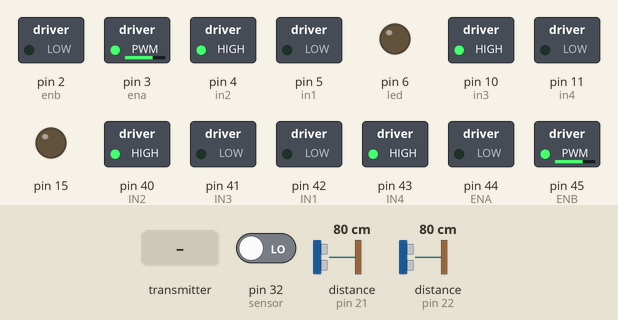
Recording of a sketch running on a simulated Arduino Mega 2560, built with avr-gcc and run on an emulated ATmega2560. Shown: switched loads named in the sketch (green lamp = pin HIGH), output pins drawn as LEDs (lit = HIGH). Wiring (inferred from the names in the program): 2 × ultrasonic range finder: trigger pin 19, echo pin 21 / trigger pin 20, echo pin 22. Dashed ring = blinking. The test bench sets the inputs (shaded band); at power-on: distance to the obstacle (sensors on pin 21, pin 22) 80 cm, pin 32 (sensor) LOW. The echo pulse lasts 58.3 µs per cm; no radio packets arrive unless stated; pins used as bus, display or sensor lines are not drawn.

Above: at 1.2 s.
1.3 s: distance to the obstacle (sensor on pin 21) set to 19 cm
2.8 s: distance to the obstacle (sensor on pin 21) set to 15 cm
At 3.4 s:
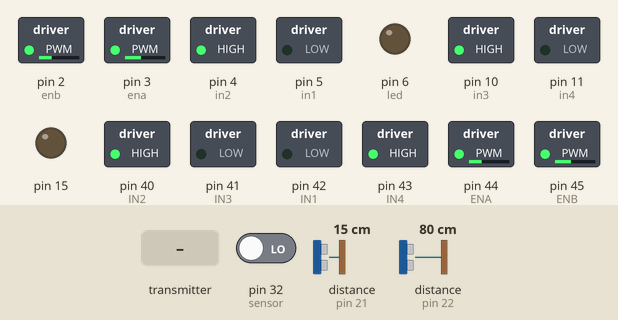
5.8 s: the transmitter starts sending values.0 = 1023
At 6.6 s:
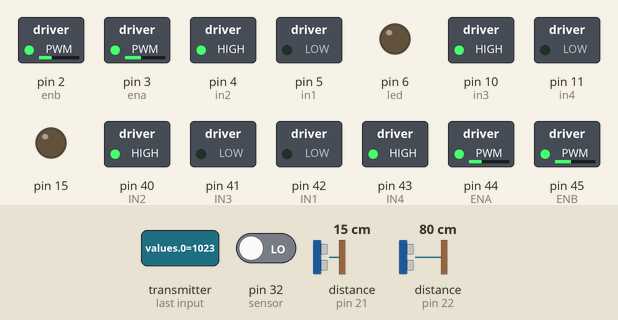
8.8 s: the transmitter starts sending values.1 = 256
11.8 s: the transmitter starts sending values.0 = 0
At 13.0 s:
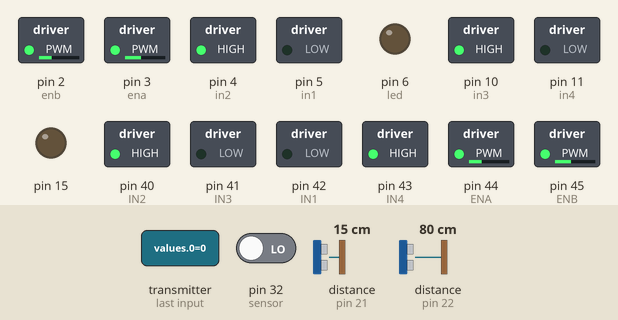
14.8 s: the transmitter starts sending values.1 = 512
Timing chart, 0 to 18.8 s (numbered marks = the images above; inputs shaded):
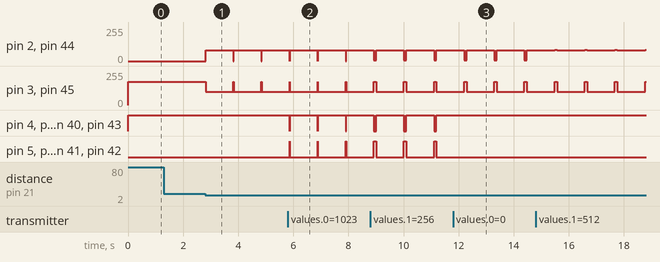

The sketch:

car.ino
```cpp
#include <SPI.h>
#include <nRF24L01.h>
#include <RF24.h>

RF24 radio(7, 8); // CE, CSN

const byte addresses[][6] = {"0000A", "0000B"};
const int led = 6;
const int ledgnd = A1;
// alla värden för motorerna
int ena = 3;
int enb = 2;
int ENA = 44;
int ENB = 45;
int diff = 70;
int in1 = 5; // Bake vänster
int in2 = 4;
int in3 = 10; // Bake höger
int in4 = 11;
int IN1 = 42; // Framme höger
int IN2 = 40;
int IN3 = 41; // Framme vänster
int IN4 = 43;
int x;
int y;
int values[3];
int motorValuea = 0;
int motorValueb = 0;
int motorValueA = 0;
int motorValueB = 0;
unsigned long startMillis;
unsigned long currentMillis;
const unsigned long period = 5; // perioden för rc-kommunikationen
bool ackn = false;

// alla värden för velocity()
int sensor = 32;
int steps = 0;
int steps_old = 0;
float temp = 0;
float rps = 0;
float v = 0;
const unsigned long v_period = 10; // perioden för hastightesmätningen
unsigned long v_startMillis; // velocity_startMillis
unsigned long endMillis; // velocity_currentMillis

// alla värden för obstacle
int trigPin1 = 19;
int trigPin2 = 20;
int echoPin1 = 21;
int echoPin2 = 22;

void setup(){
  pinMode(ledgnd, OUTPUT);
  pinMode(led, OUTPUT);
  pinMode(28, OUTPUT);
  pinMode(15, OUTPUT);
  pinMode(16, OUTPUT);
  pinMode(17, OUTPUT);
  pinMode(18, OUTPUT);
  pinMode(trigPin1, OUTPUT);
  pinMode(trigPin2, OUTPUT);
  pinMode(echoPin1, INPUT);
  pinMode(echoPin2, INPUT);
  digitalWrite(14, LOW);
  digitalWrite(15, LOW);
  digitalWrite(16, LOW);
  digitalWrite(17, HIGH);
  digitalWrite(18, HIGH);
  Serial.begin(9600);
  radio.begin();
  radio.openWritingPipe(addresses[0]); // 00001 = kontrollerns adress
  radio.openReadingPipe(1, addresses[1]); // 00002 = "vår adress"
  radio.setPALevel(RF24_PA_HIGH);
  // motorernas pins
  pinMode(ena, OUTPUT);
  pinMode(enb, OUTPUT);
  pinMode(in1, OUTPUT);
  pinMode(in2, OUTPUT);
  pinMode(in3, OUTPUT);
  pinMode(in4, OUTPUT);
  pinMode(ENA, OUTPUT);
  pinMode(ENB, OUTPUT);
  pinMode(IN1, OUTPUT);
  pinMode(IN2, OUTPUT);
  pinMode(IN3, OUTPUT);
  pinMode(IN4, OUTPUT);
  startMillis = millis();
}

float obstacle1(){
  digitalWrite(trigPin1, LOW);
  delayMicroseconds(2);
  digitalWrite(trigPin1, HIGH);
  delayMicroseconds(10);
  digitalWrite(trigPin1, LOW);
  int duration1 = pulseIn(echoPin1, HIGH);
  int distance1 = duration1 * 0.034 / 2;
  if (distance1 <= 0)
    distance1 = 12;
  if (distance1 <= 15)
    return 1;
  else
    return 0;
}


float obstacle2(){
  digitalWrite(trigPin2, LOW);
  delayMicroseconds(2);
  digitalWrite(trigPin2, HIGH);
  delayMicroseconds(10);
  digitalWrite(trigPin2, LOW);
  int duration2 = pulseIn(echoPin2, HIGH);
  int distance2 = duration2 * 0.034 / 2;
  if (distance2 < 0)
    distance2 = 12;
  else if (distance2 <= 15)
    return 1;
  else
    return 0;
}

float velocity(){
  v_startMillis = millis();
  endMillis = v_startMillis + 75;
  while (millis() < endMillis){
    if (digitalRead(sensor)){
      steps = steps + 1;
      while (digitalRead(sensor));
    }
  }
  temp = steps - steps_old;
  steps_old = steps;
  rps = temp / 2;
  return 3.14159265358979323846264338328*0.065*rps*13.3333;

}

void forward(int y_value){
  y = map(y_value, 615, 1023, 0, 175); // mappar om 10-bit värdena till 8-bit pwm
  motorValuea = y;
  motorValueB = y;
  motorValueb = y - diff;
  motorValueA = y - diff;
  digitalWrite(in1, HIGH);
  digitalWrite(in2, LOW);
  digitalWrite(in3, LOW);
  digitalWrite(in4, HIGH);
  digitalWrite(IN1, HIGH);
  digitalWrite(IN2, LOW);
  digitalWrite(IN3, HIGH);
  digitalWrite(IN4, LOW);
}

void reverse(int y_value){
  y = map(y_value, 605, 0, 0, 175);
  motorValuea = y;
  motorValueB = y;
  motorValueb = y - diff;
  motorValueA = y - diff;
  digitalWrite(in1, LOW);
  digitalWrite(in2, HIGH);
  digitalWrite(in3, HIGH);
  digitalWrite(in4, LOW);
  digitalWrite(IN1, LOW);
  digitalWrite(IN2, HIGH);
  digitalWrite(IN3, LOW);
  digitalWrite(IN4, HIGH);
}

void left(int x_value){
  x = map(x_value, 594, 1023, 0, 175 );
  motorValueb = motorValueb + x;
  motorValuea = motorValuea - x;
  motorValueA = motorValueA + x;
  motorValueb = motorValueB - x;

  if(motorValuea < 0){
    motorValuea = 0;
    motorValueB = 0;
  }
  if(motorValueb >= 175){
    motorValueb = 175;
    motorValueA = 175;
  }
}

void right(int x_value){
  x = map(x_value, 586, 0, 0, 175);
  motorValueb = motorValueb - x;
  motorValuea = motorValuea + x;
  motorValueA = motorValueA - x;
  motorValueB = motorValueB + x;

  if(motorValueb < 0){
    motorValueb = 0;
    motorValueA = 0;
  }
  if(motorValuea >= 175){
    motorValuea = 175;
    motorValueB = 175;
  }
}

void halt(){
  analogWrite(ena, 0);
  analogWrite(enb, 0);
  analogWrite(ENA, 0);
  analogWrite(ENB, 0);

}

void loop(){
  digitalWrite(ledgnd, LOW);
  delay(period);
  radio.startListening(); // lyssnar
  if (radio.available())
    radio.read(&values, sizeof(values)); //läser all data som kommer in
  if (values[2] == 1)
    analogWrite(led, 200);
  else
    analogWrite(led, 0);

  // beroende på värdena så backa/kör fram eller sväng
  if (values[0] > 614)
    forward(values[0]);

  else if (values[0] < 606)
    reverse(values[0]);

  else{
    motorValuea = 0;
    motorValueb = 0;
    motorValueA = 0;
    motorValueB = 0;
  }

  if (values[1] > 594)
    left(values[1]);

  else if (values[1] < 586)
    right(values[1]);


  analogWrite(ena, motorValuea);
  analogWrite(enb, motorValueb);
  analogWrite(ENA, motorValueA);
  analogWrite(ENB, motorValueB);
  float obs1 = obstacle1();
  float obs2 = obstacle2();
  if (motorValuea != 0 && motorValueb != 0)
    v = velocity();
  else
   v = 0;

  delay(period);
  radio.stopListening(); // sluta lyssna
  float data[3];
  data[0] = v; // skicka hastighet(m/s * 3.6 = km/h)
  data[1] = obs1; // data från sensorerna
  data[2] = obs2;
  radio.write(&data, sizeof(data)); // skicka till kontrollern
  if (data[1] == 1){
    reverse(0);
    analogWrite(ena, 100);
    analogWrite(enb, 80);
    analogWrite(ENA, 80);
    analogWrite(ENB, 100);
    delay(1000);
    data[1] = 0;
  }
   else if (data[2] == 1){
    forward(0);
    analogWrite(ena, 100);
    analogWrite(enb, 80);
    analogWrite(ENA, 80);
    analogWrite(ENB, 100);
    delay(1000);
    data[2] = 0;
  }
}
```

Measured:
- the behaviour switches between 17 and 16 cm on distance to the obstacle (sensor on pin 21) (found by bisection; images 0 and 1)
- after the input at 1.3 s, every drawn part: stays the same
- after the input at 2.8 s, pin 2 (enb), pin 44 (ENA): 0/255 → 80/255 at once; pin 3 (ena), pin 45 (ENB): 175/255 → 100/255 at once
- after the input at 5.8 s, pin 4 (in2), pin 10 (in3), pin 40 (IN2), pin 43 (IN4): alternates HIGH for 1.0 s and LOW for 0.01 s, starting after 0.06 s; pin 5 (in1), pin 11 (in4), pin 41 (IN3), pin 42 (IN1): alternates HIGH for 0.01 s and LOW for 1.0 s, starting after 0.06 s
- after the input at 11.8 s, pin 4 (in2), pin 10 (in3), pin 40 (IN2), pin 43 (IN4): stops changing and stays HIGH; pin 5 (in1), pin 11 (in4), pin 41 (IN3), pin 42 (IN1): stops changing and stays LOW
